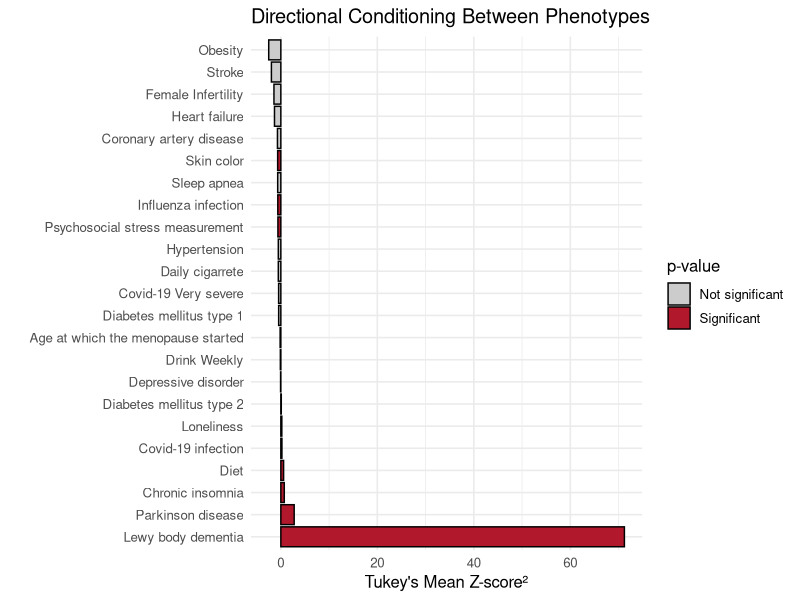

Source code (R):

df <- read.table(text = "
phenotype                                Tukey_Z2       pval     n_shared    n_total    n_phenotype
'Age at which the menopause started'    -0.14595278    1.000    476         18121       18681
'Chronic insomnia'                       0.71341236    0.023    14          198         202
'Daily cigarrete'                         -0.52246419    1.000    72          2862        3062
'Coronary artery disease'               -0.70206204    1.000    306         11717       12173
'Covid-19 infection'                     0.22538920    0.086    35          1323        1390
'Covid-19 Very severe'                 -0.45984234    0.999    59          3052        3138
'Depressive disorder'                  -0.05306575    0.761    88          3384        3566
'Diabetes mellitus type 1'             -0.45067544    1.000    144         17445       18974
'Diabetes mellitus type 2'              0.09272861    0.032    314         10052       12359
'Diet'                                  0.57301349    0.000    207         9148        10987
'Drink Weekly'                         -0.10198629    0.948    164         6533        7546
'Female Infertility'                   -1.42738085    0.991    7           61          68
'Heart failure'                        -1.31665554    1.000    31          513         538
'Hypertension'                         -0.52365223    1.000    470         14842       16278
'Influenza infection'                  -0.63108917    0.862    2           60          60
'Lewy body dementia'                   71.21064779    0.000    5           68          128
'Loneliness'                            0.20498915    0.247    9           176         181
'Obesity'                              -2.51293603    1.000    6           329         337
'Parkinson disease'                     2.76595919    0.000    45          2534        2753
'Psychosocial stress measurement'      -0.60742467    0.786    1           2           2
'Skin color'                           -0.66084933    0.800    3           3           14
'Sleep apnea'                          -0.65178939    1.000    39          772         793
'Stroke'                               -1.95512113    1.000    19          367         375
", header = TRUE)


library(ggplot2)

# Order phenotypes by descending Z² (Lewy body dementia on top)
df$phenotype <- factor(df$phenotype, levels = df$phenotype[order(-df$Tukey_Z2)])

# Define significance based on abs(1 - pval) < 0.05
df$significant <- abs(df$pval - 1) > 0.05 

# Plot
ggplot(df, aes(x = phenotype, y = Tukey_Z2, fill = significant)) +
  geom_bar(stat = "identity", color = "black") +
  coord_flip() +
  scale_fill_manual(values = c("TRUE" = "#B2182B", "FALSE" = "gray80"),
                    name = "p-value",
                    labels = c("Not significant", "Significant")) +
  labs(
    title = "Directional Conditioning Between Phenotypes",
    x = "",
    y = "Tukey's Mean Z-score²"
  ) +
  theme_minimal(base_size = 12)
